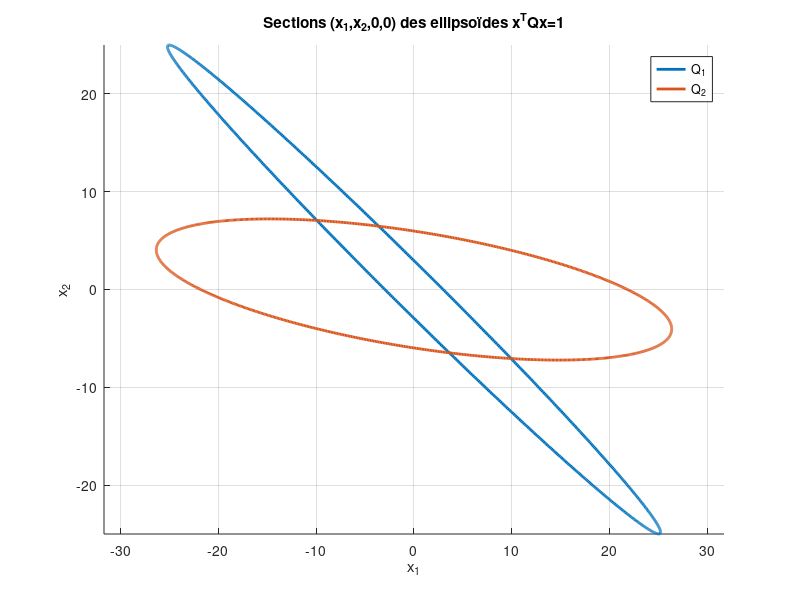

Reproduce this figure in MATLAB.
clear; clc; close all;

% Première matrice Q
Q1 = [0.1129 0.1131 0.0772 0.1108;
      0.1131 0.1149 0.0374 0.1113;
      0.0772 0.0374 1.6263 0.1139;
      0.1108 0.1113 0.1139 0.1189];

% Deuxième matrice Q
Q2 = [0.0021 0.0043 0.0133 0.0028;
      0.0043 0.0280 -0.0723 0.0110;
      0.0133 -0.0723 4.2856 0.1928;
      0.0028 0.0110 0.1928 0.0380];

% Sous-matrices correspondant à (x1,x2,0,0)
A1 = Q1(1:2,1:2);
A2 = Q2(1:2,1:2);

% Paramètre
t = linspace(0,2*pi,1000);

%% Ellipse 1
[V1,D1] = eig(A1);
Y1 = [cos(t)./sqrt(D1(1,1));
      sin(t)./sqrt(D1(2,2))];
X1 = V1*Y1;

%% Ellipse 2
[V2,D2] = eig(A2);
Y2 = [cos(t)./sqrt(D2(1,1));
      sin(t)./sqrt(D2(2,2))];
X2 = V2*Y2;

%% Tracé
figure; hold on;

plot(X1(1,:),X1(2,:), ...
    'LineWidth',2, ...
    'DisplayName','Q_1');

plot(X2(1,:),X2(2,:), ...
    'LineWidth',2, ...
    'DisplayName','Q_2');

axis equal;
grid on;
xlabel('x_1');
ylabel('x_2');
title('Sections (x_1,x_2,0,0) des ellipsoïdes x^TQx=1');
legend('Location','best');
